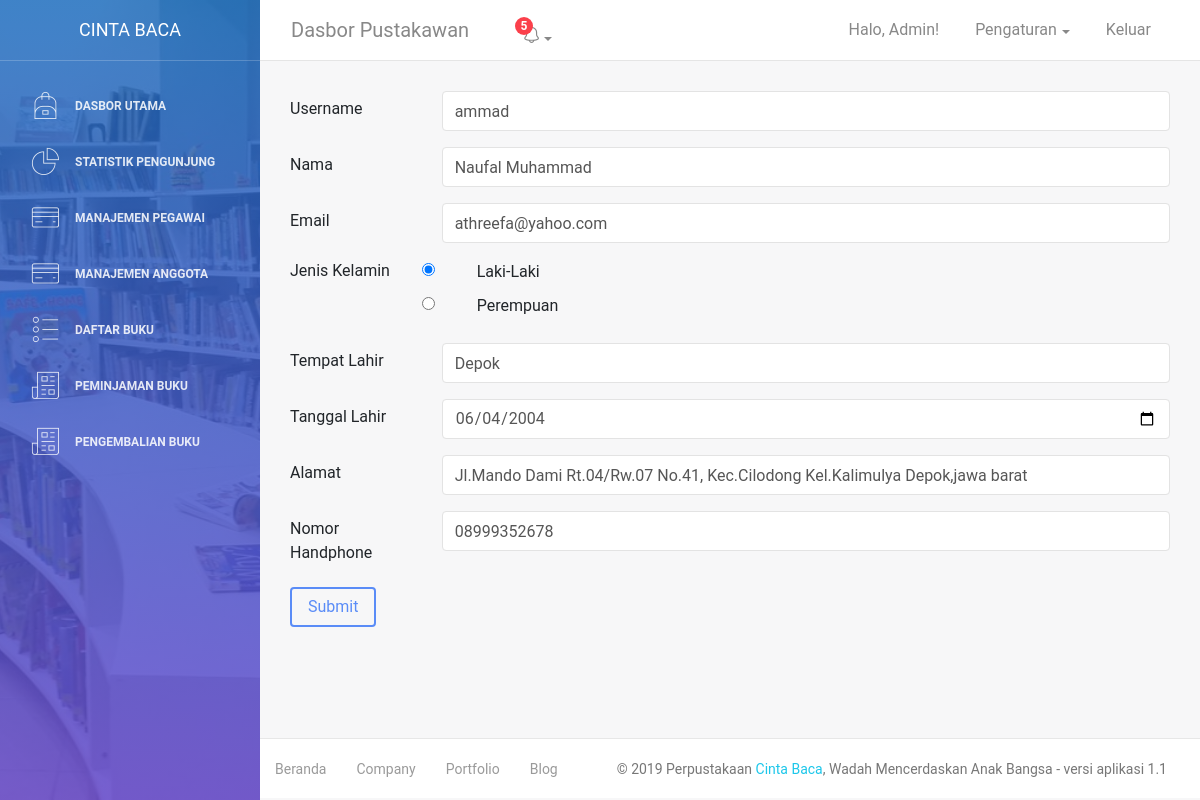
Screenshot of /show-anggota.php?id=3 with the database file from the repository.
### tables this page shows
CREATE TABLE `anggota` (
  `id_anggota` int(11) NOT NULL,
  `username` varchar(20) NOT NULL,
  `password` varchar(20) NOT NULL,
  `nama` varchar(50) NOT NULL,
  `jenis_kelamin` varchar(20) NOT NULL,
  `tempat_lahir` varchar(20) NOT NULL,
  `tanggal_lahir` date NOT NULL,
  `alamat` text NOT NULL,
  `nomor_handphone` bigint(13) NOT NULL,
  `email` varchar(50) NOT NULL,
  `tanggal_daftar` date NOT NULL
);

### show-anggota.php (the view, shortened to what this page needs)
<?php
    require "php/koneksi.php";
    $id =  $_GET['id'];
    $sql = "SELECT * FROM anggota WHERE `id_anggota` = '".$id."'";
    $run = mysqli_query($koneksi,$sql);
    $row = mysqli_fetch_assoc($run);
?>
<!DOCTYPE html>
<html lang="en">
<head>
    <link rel="stylesheet" href="https://maxcdn.bootstrapcdn.com/font-awesome/latest/css/font-awesome.min.css" />
    <link href="assets/css/bootstrap.min.css" rel="stylesheet" />
    <link href="assets/css/light-bootstrap-dashboard.css?v=2.0.0 " rel="stylesheet" />
    <link href="assets/css/demo.css" rel="stylesheet" />
</head>
<body>
    <div class="wrapper">
        <?php require "sidebar.php"; ?>
        <div class="main-panel">
            <?php require "navbar.php"; ?>
            <div class="content">
                <div class="container-fluid">
                    <div class="section">
                    <form action="update-anggota.php" method="POST">
                        <div class="form-group row">
                            <label for="inputUsername" class="col-sm-2 col-form-label">Username</label>
                            <div class="col-sm-10">
                            <input type="text" class="form-control" id="inputUsername" placeholder="Username" value="<?= $row['username'] ?>" name="username">
                            </div>
                        </div>
                        <div class="form-group row">
                            <label for="inputUsername" class="col-sm-2 col-form-label">Nama</label>
                            <div class="col-sm-10">
                            <input type="text" class="form-control" id="inputUsername" placeholder="Nama" value="<?= $row['nama'] ?>" name="nama">
                            </div>
                        </div>
                        <div class="form-group row">
                            <label for="inputEmail3" class="col-sm-2 col-form-label">Email</label>
                            <div class="col-sm-10">
                            <input type="email" class="form-control" id="inputEmail3" placeholder="Email" value="<?= $row['email'] ?>" name="email">
                            </div>
                        </div>
                        <fieldset class="form-group">
                            <div class="row">
                            <div class="col-form-label col-sm-2 pt-0">Jenis Kelamin</div>
                            <div class="col-sm-10">
                                <div class="form-check">
                                <input class="form-check-input" type="radio" id="gridRadios1" value="Laki-Laki" <?php echo ($row['jenis_kelamin']=='Laki-Laki')? 'checked':'';?> name="jenis_kelamin">
                                <label class="form-check-label" for="gridRadios1">
                                    Laki-Laki
                                </label>
                                </div>
                                <div class="form-check">
                                <input class="form-check-input" type="radio" id="gridRadios1" value="Perempuan" <?php echo ($row['jenis_kelamin']=='Perempuan')? 'checked':'';?> name="jenis_kelamin">
                                <label class="form-check-label" for="gridRadios1">
                                    Perempuan
                                </label>
                                </div>
                            </div>
                            </div>
                        </fieldset>
                        <div class="form-group row">
                            <label for="inputUsername" class="col-sm-2 col-form-label">Tempat Lahir</label>
                            <div class="col-sm-10">
                            <input type="text" class="form-control" id="inputUsername" placeholder="Username" value="<?= $row['tempat_lahir'] ?>" name="tempat_lahir">
                            </div>
                        </div>
                        <div class="form-group row">
                            <label for="inputUsername" class="col-sm-2 col-form-label">Tanggal Lahir</label>
                            <div class="col-sm-10">
                            <input type="date" class="form-control" id="inputUsername" placeholder="Username" value="<?= $row['tanggal_lahir'] ?>" name="tanggal_lahir">
                            </div>
                        </div>
                        <div class="form-group row">
                            <label for="inputUsername" class="col-sm-2 col-form-label">Alamat</label>
                            <div class="col-sm-10">
                            <input type="text" class="form-control" id="inputUsername" placeholder="Username" value="<?= $row['alamat'] ?>" name="alamat">
                            </div>
                        </div>
                        <div class="form-group row">
                            <label for="inputUsername" class="col-sm-2 col-form-label">Nomor Handphone</label>
                            <div class="col-sm-10">
                            <input type="text" class="form-control" id="inputUsername" placeholder="Username" value="0<?= $row['nomor_handphone'] ?>" name="nomor_handphone">
                            </div>
                        </div>
                        <div class="form-group row">
                            <div class="col-sm-12">
                            <button type="submit" class="btn btn-primary">Submit</button>
                            </div>
                        </div>
                    </form>
                    </div>
                </div>
            </div>
            <?php require "footer.php"; ?>
        </div>
    </div>
</body>
</html>

### rows the page displays
anggota: username "ammad", nama "Naufal Muhammad", email "athreefa@yahoo.com", jenis_kelamin "☑ Laki-Laki", tempat_lahir "Depok", tanggal_lahir "06/04/2004", alamat "Jl.Mando Dami Rt.04/Rw.07 No.41, Kec.Cilodong Kel.Kalimulya Depok,jawa barat", nomor_handphone "08999352678"
